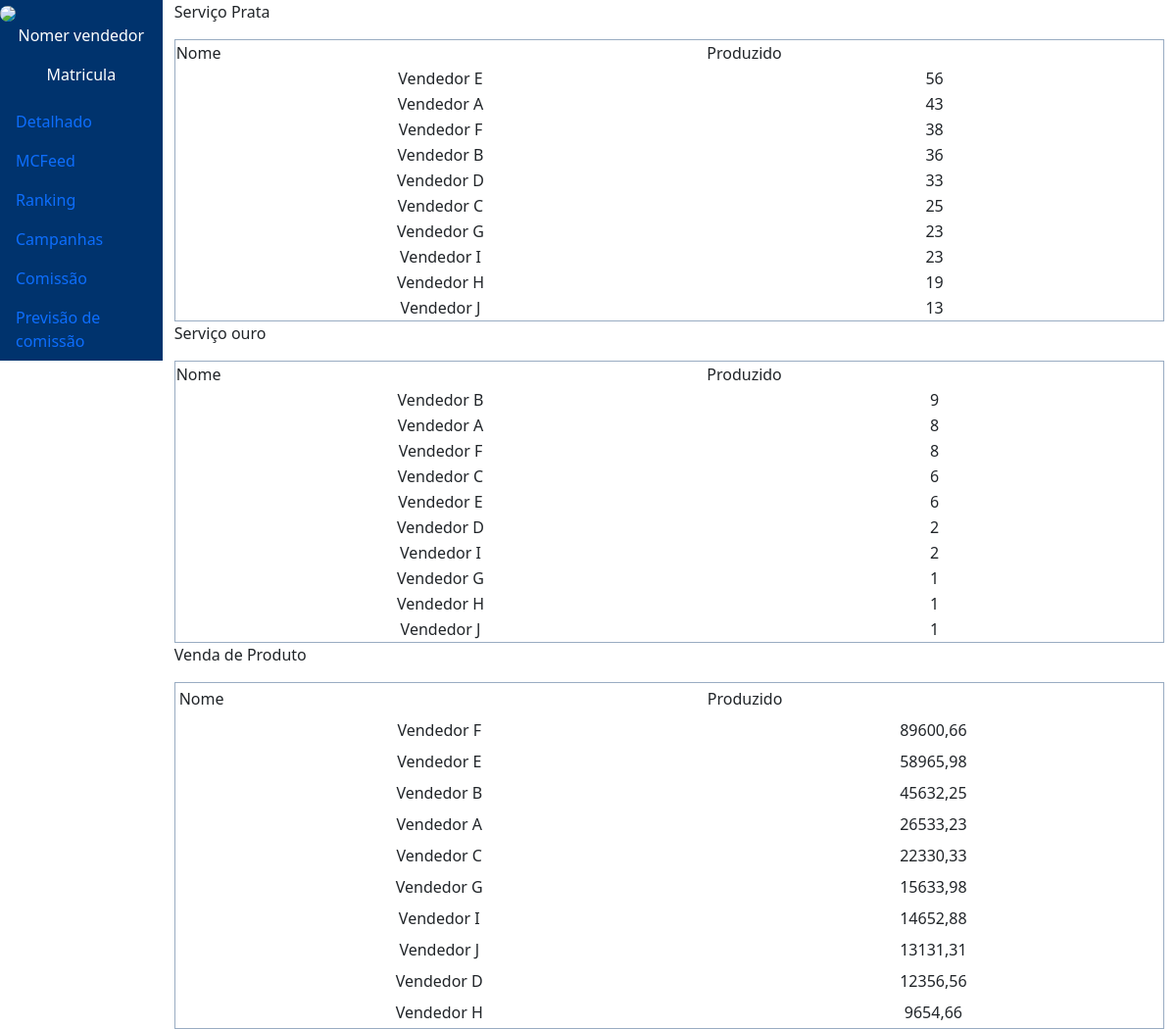
The app's page /ranking/ (signed in) with its own data.
### core/models.py (models this page shows, shortened)
class Vendedor (models.Model):
    nome = models.CharField(max_length = 90)
    matricula = models.CharField(max_length = 9, unique= True, null = True)
    prod_contr = models.IntegerField(null = True)
    prod_pos = models.IntegerField(null = True)
    prod_ap= models.FloatField(null = True)
    metas = models.ForeignKey('Metas',on_delete=models.SET_NULL,null=True, related_name='metas')
    filial=models.ForeignKey('Filial',on_delete=models.SET_NULL,null=True, related_name='filial')

### core/views.py (the view)
# urls.py: path('ranking/',views.ranking, name = 'ranking'),
@login_required(login_url='login')
def ranking(request):
    prata = Vendedor.objects.all().order_by('-prod_contr').values()
    ouro = Vendedor.objects.all().order_by('-prod_pos').values()
    prod = Vendedor.objects.all().order_by('-prod_ap').values()
    return render(request, 'ranking.html',{'prata': prata, 'ouro':ouro, 'prod':prod})

### core/templates/ranking.html
{% extends "home.html" %}
{% load static %}
{% block content %}
<div>
    <table clas="flex-column" style="border: 1px solid #99acc2; width: 100%;">
        <p>Serviço Prata</p>
        <tr>
            <td>Nome</td>
            <td>Produzido</td>
        </tr>
        {% for vendedor in prata %}
        <tr class="conteudo">
            <td>{{ vendedor.nome }}</td>
            <td>{{ vendedor.prod_contr }}</td>
        </tr>
        {% endfor %}
    </table>
</div>
<div>
    <table class="flex-column" style="border: 1px solid #99acc2; width: 100%;">
        <p>Serviço ouro</p>
        <tr>
            <td>Nome</td>
            <td>Produzido</td>
        </tr>
        {% for vendedor in ouro %}
        <tr class="conteudo">
            <td>{{ vendedor.nome }}</td>
            <td>{{ vendedor.prod_pos }}</td>
        </tr>
        {% endfor %}
    </table>
</div>
<div class="flex-column">
    <table class="table-sm" style="border: 1px solid #99acc2; width: 100%;">
        <p>Venda de Produto</p>
        <tr>
            <td>Nome</td>
            <td>Produzido</td>
        </tr>
        {% for vendedor in prod %}
        <tr class="conteudo">
            <td>{{ vendedor.nome }}</td>
            <td>{{ vendedor.prod_ap }}</td>
        </tr>
        {% endfor %}
    </table>
</div>
{% endblock %}

### core/static/css/stilo.css (style rules this page uses)
body { padding: 0px; }
.conteudo { text-align: center; }

### records on screen
Vendedor: nome "Vendedor E", prod_contr "56", prod_pos "6", prod_ap "58965,98"
Vendedor: nome "Vendedor A", prod_contr "43", prod_pos "8", prod_ap "26533,23"
Vendedor: nome "Vendedor F", prod_contr "38", prod_pos "8", prod_ap "89600,66"
Vendedor: nome "Vendedor B", prod_contr "36", prod_pos "9", prod_ap "45632,25"
Vendedor: nome "Vendedor D", prod_contr "33", prod_pos "2", prod_ap "12356,56"
Vendedor: nome "Vendedor C", prod_contr "25", prod_pos "6", prod_ap "22330,33"
Vendedor: nome "Vendedor G", prod_contr "23", prod_pos "1", prod_ap "15633,98"
Vendedor: nome "Vendedor I", prod_contr "23", prod_pos "2", prod_ap "14652,88"
Vendedor: nome "Vendedor H", prod_contr "19", prod_pos "1", prod_ap "9654,66"
Vendedor: nome "Vendedor J", prod_contr "13", prod_pos "1", prod_ap "13131,31"
